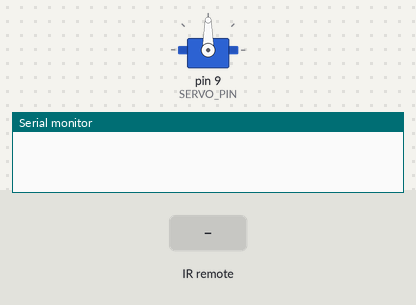
A sketch run on a simulated Arduino Uno, built with avr-gcc and run on an emulated ATmega328P. Shown: servo, the last lines printed to the serial monitor. Inputs (shaded band) come from the test bench.

Above: at 1.2 s.
1.3 s: infrared code 0xFFFF8877 received
At 1.8 s:
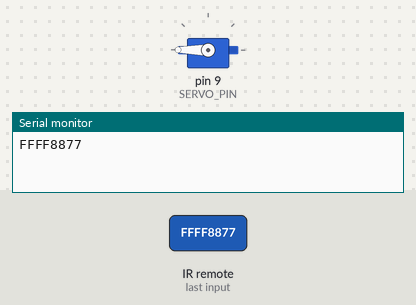
2.8 s: infrared code 0xFFFF9867 received
At 4.0 s:
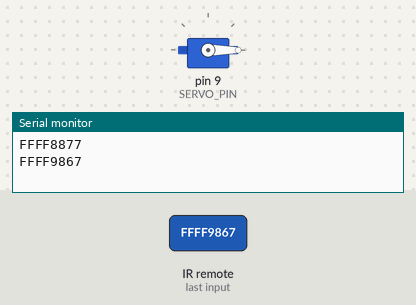
4.3 s: infrared code 0xFFFFA857 received
At 5.3 s:
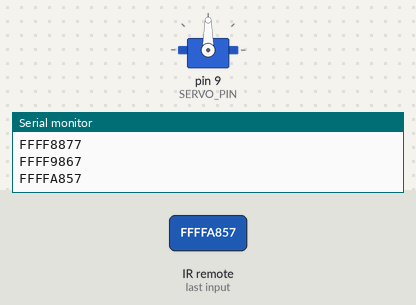
Timing chart, 0 to 7.3 s (numbered marks = the images above; inputs shaded):
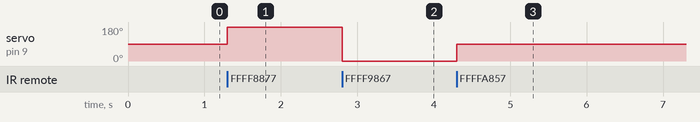

The sketch:

ir_and_servo_example.ino
```cpp
#include "IRremote.h"
#include "Servo.h"

#define SERIAL_SPEED 9600
#define DELAY        100
#define IR_PIN       11
#define SERVO_PIN    9
#define CW           0
#define STOP         90
#define CCW          180
#define KEY_UP       0xFFFF8877
#define KEY_DOWN     0xFFFF9867
#define KEY_STOP     0xFFFFA857
#define KEY_PRESS    0xFFFFFFFF

Servo myServo;
IRrecv irrecv(IR_PIN);
decode_results results;

void setup()
{
    Serial.begin(SERIAL_SPEED);
    irrecv.enableIRIn();
    myServo.attach(SERVO_PIN);
    myServo.write(STOP);
}

void loop() {
    if (irrecv.decode(&results))
    {
        int res = results.value;
        Serial.println(res, HEX);

        if(res == KEY_UP)
        {
            myServo.write(CCW);
        }
        else if(res == KEY_DOWN)
        {
            myServo.write(CW);
        }
        else if(res == KEY_STOP)
        {
            myServo.write(STOP);
        }

        irrecv.resume();
        delay(DELAY);
    }
}
```

Measured:
- after the input at 1.3 s, servo on pin 9 (SERVO_PIN): 90° → 180° at once
- after the input at 2.8 s, servo on pin 9 (SERVO_PIN): 180° → 0° at once
- after the input at 4.3 s, servo on pin 9 (SERVO_PIN): 0° → 90° at once
